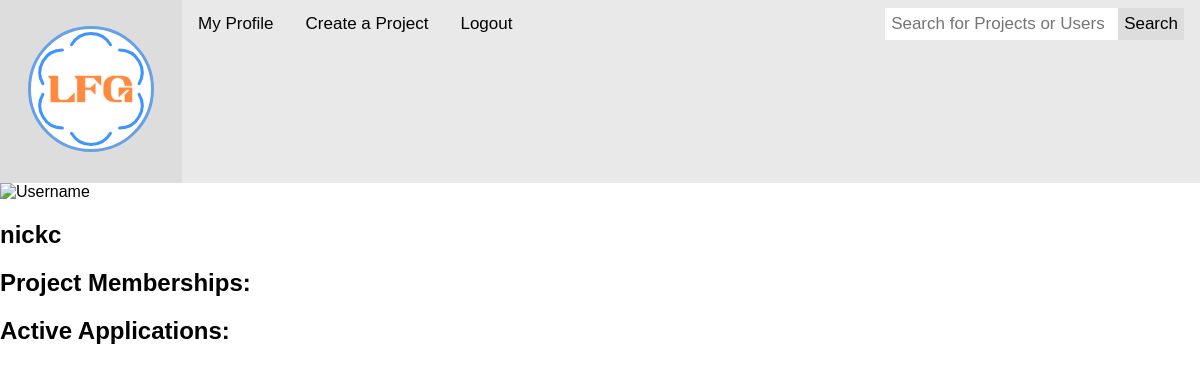
Before: /accounts/profile/ (signed in) with the older database file.
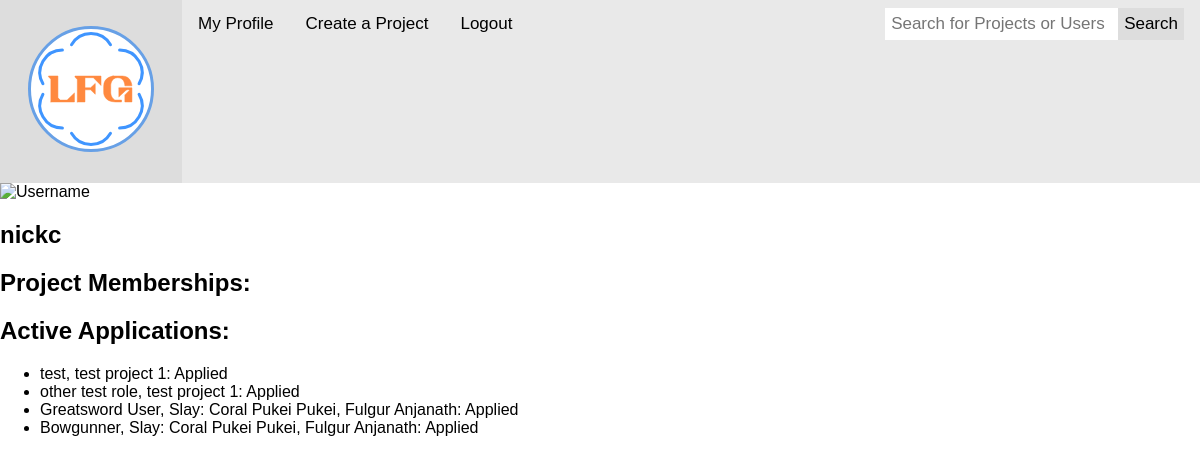
After: the same page with the newer database file.
### LFGCore/models.py (models this page shows)
class Application(models.Model):
  applicant = models.ForeignKey(Profile, on_delete=models.CASCADE)
  role = models.ForeignKey(Role, on_delete=models.CASCADE)
  status = models.CharField(max_length=1, choices=(
    ('A', 'Applied'),
    ('O', 'Offered'),
    ('R', 'Rejected'),
    ('D', 'Declined')
  ))

class Role(models.Model):
  project = models.ForeignKey(Project, on_delete=models.CASCADE)
  skills = models.ManyToManyField('Skill')
  title = models.CharField(max_length=45)
  description = models.CharField(max_length=1000)

class Project(models.Model):
  channels = models.ManyToManyField('ChatChannel', through='ProjectChannel')
  name = models.CharField(max_length=45)
  description = models.CharField(max_length=10000)
  start_date = models.DateField(null=True)
  end_date = models.DateField(null=True)

### LFGCore/views.py (the view)
# urls.py: path('accounts/profile/', views.profile, name='my_profile_view'),
@login_required
def profile(request, id=None):
  user = None
  if id == None:
    user = request.user
  else:
    user = User.objects.get(id=id)
  return render(request, 'LFGCore/profile.html', {"user": user, "user_skills":[], 'logged_in' : request.user.is_authenticated })

### LFGCore/templates/LFGCore/profile.html (shortened to what this page needs)
{% extends logged_in|yesno:"LFGCore/top.html,LFGCore/notloggedtop.html" %}
{% block content %}
<div class="card">
  <img src="image_defaultProfile.jpg" alt="Username" style="width:100%">
  <h2>{{ user.username }}</h2>
  <h2>Project Memberships:</h2>
  <h2>Active Applications:</h2>
  <ul>
    {% for application in user.profile.application_set.all %}
      <li>
        {{ application.role.title }}, {{ application.role.project.name }}: {{ application.get_status_display }}
      </li>
    {% endfor %}
  </ul>
</div>
{% endblock content %}

Changed rows visible on the page:
added Application: role "test", role.project.name "test project 1", status "Applied"
added Application: role "other test role", role.project.name "test project 1", status "Applied"
added Application: role "Greatsword User", role.project.name "Slay: Coral Pukei Pukei, Fulgur Anjanath", status "Applied"
added Application: role "Bowgunner", role.project.name "Slay: Coral Pukei Pukei, Fulgur Anjanath", status "Applied"
